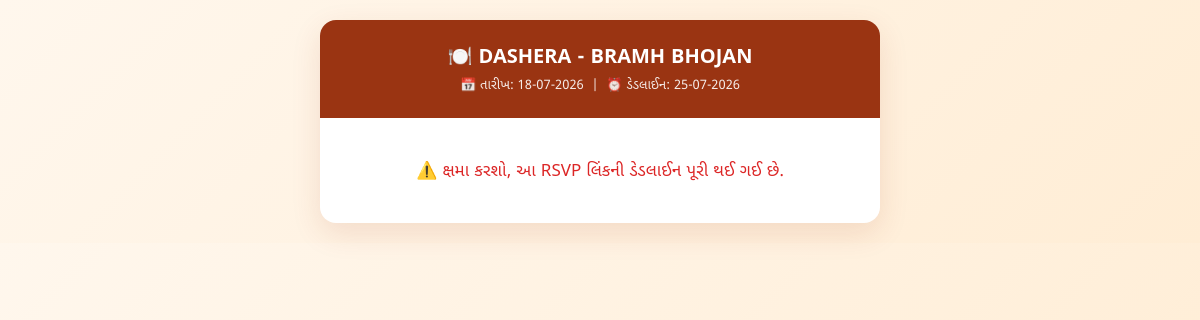
Screenshot of /rsvp/1 with the database file from the repository.
### tables this page shows
CREATE TABLE events (
        id INTEGER PRIMARY KEY AUTOINCREMENT, 
        event_name TEXT, 
        event_date TEXT, 
        deadline_date TEXT, 
        event_type TEXT DEFAULT 'culture'
    );

### app.py (the view, shortened to what this page needs)
@app.route("/rsvp/<int:event_id>", methods=["GET", "POST"])
def rsvp_public(event_id):
    conn = sqlite3.connect("samaj.db")
    cursor = conn.cursor()
    cursor.execute("SELECT id, event_name, event_date, deadline_date, event_type FROM events WHERE id=?", (event_id,))
    ev = cursor.fetchone()
    if not ev:
        conn.close()
        return "<h3>ઇવેન્ટ મળી નથી!</h3>"
    is_expired = ev[3] and datetime.now().strftime("%Y-%m-%d") > ev[3]
    cursor.execute("SELECT id, firm_name FROM families ORDER BY firm_name ASC")
    all_families = cursor.fetchall()
    conn.close()
    event = (ev[0], ev[1], format_date_to_indian(ev[2]), format_date_to_indian(ev[3]), ev[4])
    if ev[4] == 'culture':
        return render_template("rsvp_culture.html", event=event, families=all_families, is_expired=is_expired)
    elif ev[4] == 'saraswati':
        return render_template("rsvp_saraswati.html", event=event, families=all_families, is_expired=is_expired)
    else:
        return render_template("rsvp_jamvanu.html", event=event, families=all_families, is_expired=is_expired)

### app.py (called while the page is built)
def format_date_to_indian(date_str):
    if not date_str:
        return ""
    for fmt in ("%Y-%m-%d", "%d-%m-%Y"):
        try:
            return datetime.strptime(date_str.strip(), fmt).strftime("%d-%m-%Y")
        except ValueError:
            continue
    return date_str

### templates/rsvp_jamvanu.html (shortened to what this page needs)
<!DOCTYPE html>
<html lang="gu">
<head>
</head>
<body>
<div class="card">
    <div class="header">
        <h1>🍽️ {{ event[1] }}</h1>
        <p>📅 તારીખ: {{ event[2] }} &nbsp;|&nbsp; ⏰ ડેડલાઈન: {{ event[3] }}</p>
    </div>
    {% if is_expired %}
    <div class="expired">
        ⚠️ ક્ષમા કરશો, આ RSVP લિંકની ડેડલાઈન પૂરી થઈ ગઈ છે.
    </div>
    {% endif %}
</div>
</body>
</html>

### templates/rsvp_jamvanu.html (style rules this page uses)
* { box-sizing: border-box; }
body { font-family: 'Noto Sans Gujarati', 'Segoe UI', sans-serif; background: linear-gradient(135deg, #fff7ed 0%, #ffedd5 100%); margin: 0; padding: 20px; color: #1e293b; }
.card { max-width: 560px; margin: 0 auto; background: #fff; border-radius: 16px; box-shadow: 0 10px 30px rgba(154, 52, 18, 0.12); overflow: hidden; }
.header { background: #9a3412; color: #fff; padding: 22px 24px; text-align: center; }
.header h1 { margin: 0 0 6px; font-size: 20px; }
.header p { margin: 2px 0; font-size: 13px; opacity: 0.9; }
.expired { text-align: center; padding: 40px 24px; color: #dc2626; font-size: 17px; }

### rows the page displays
events: event_name "DASHERA - BRAMH BHOJAN", event_date "18-07-2026", deadline_date "25-07-2026"
